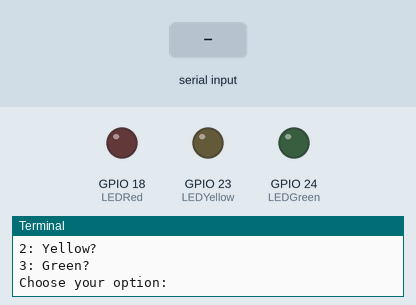
Bench run of a program on a simulated Raspberry Pi (BCM pin numbers). Shown: output pins drawn as LEDs (lit = HIGH), the last lines printed to the terminal. The inputs (shaded band) are chosen by the test bench. At 8.8 s the program stops and its outputs stay as they are.

Above: at 1.2 s.
1.3 s: "1" typed at the terminal, then Enter
2.8 s: "2" typed at the terminal, then Enter
At 3.1 s:
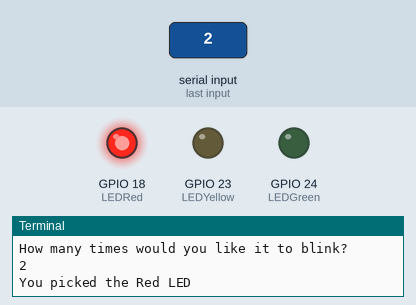
Timing chart, 0 to 8.3 s (numbered marks = the images above; inputs shaded):
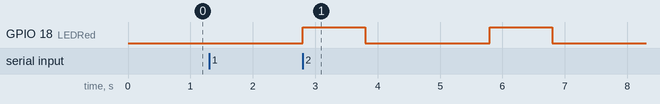

The program:

4-user-input.py
```python
# CamJam EduKit 1 - Basics
# Worksheet 4 - User Input

# Import Libraries
import os  # Allows you to interact with the operating system
import time  # A collection of time related commands
import RPi.GPIO as GPIO  # The GPIO commands

GPIO.setmode(GPIO.BCM)  # Set the GPIO pin naming mode
GPIO.setwarnings(False)  # Suppress warnings

# Set up variables to store the pin numbers
LEDRed = 18
LEDYellow = 23
LEDGreen = 24

# Set the LED pins to output
GPIO.setup(LEDRed, GPIO.OUT)
GPIO.setup(LEDYellow, GPIO.OUT)
GPIO.setup(LEDGreen, GPIO.OUT)

os.system('clear')  # Clears the terminal window

# Ask the user which colour LED to blink
print("Which LED would you like to blink?")
print("1: Red?")
print("2: Yellow?")
print("3: Green?")
led_choice = input("Choose your option: ")
# Ensure that the led_choice variable is a whole number (integer)
led_choice = int(led_choice)

# Ask the user how many times they want the LED to blink
count = input("How many times would you like it to blink?")
# Ensure that the count variable is a whole number (integer)
count = int(count)

# Sets the variable 'LEDChoice' to be the LED choice
if led_choice == 1:
    print("You picked the Red LED")
    LEDChoice = LEDRed
elif led_choice == 2:
    print("You picked the Yellow LED")
    LEDChoice = LEDYellow
elif led_choice == 3:
    print("You picked the Green LED")
    LEDChoice = LEDGreen

# If we have chosen a valid choice, flash the LED
if LEDChoice > 0:
    # While the count variable is greater than zero
    while count > 0:
        GPIO.output(LEDChoice, GPIO.HIGH)  # Turn the chosen LED on
        time.sleep(1)  # Sleep for 1 second
        GPIO.output(LEDChoice, GPIO.LOW)  # Turn the chosen LED off
        time.sleep(2)  # Sleep for 2 seconds
        count = count - 1  # Decrease the count by one

GPIO.cleanup()
```

Measured:
- after the input at 2.8 s, GPIO 18 (LEDRed): alternates HIGH for 1.0 s and LOW for 2.0 s, 4 changes in all, then stays LOW, starting at once
